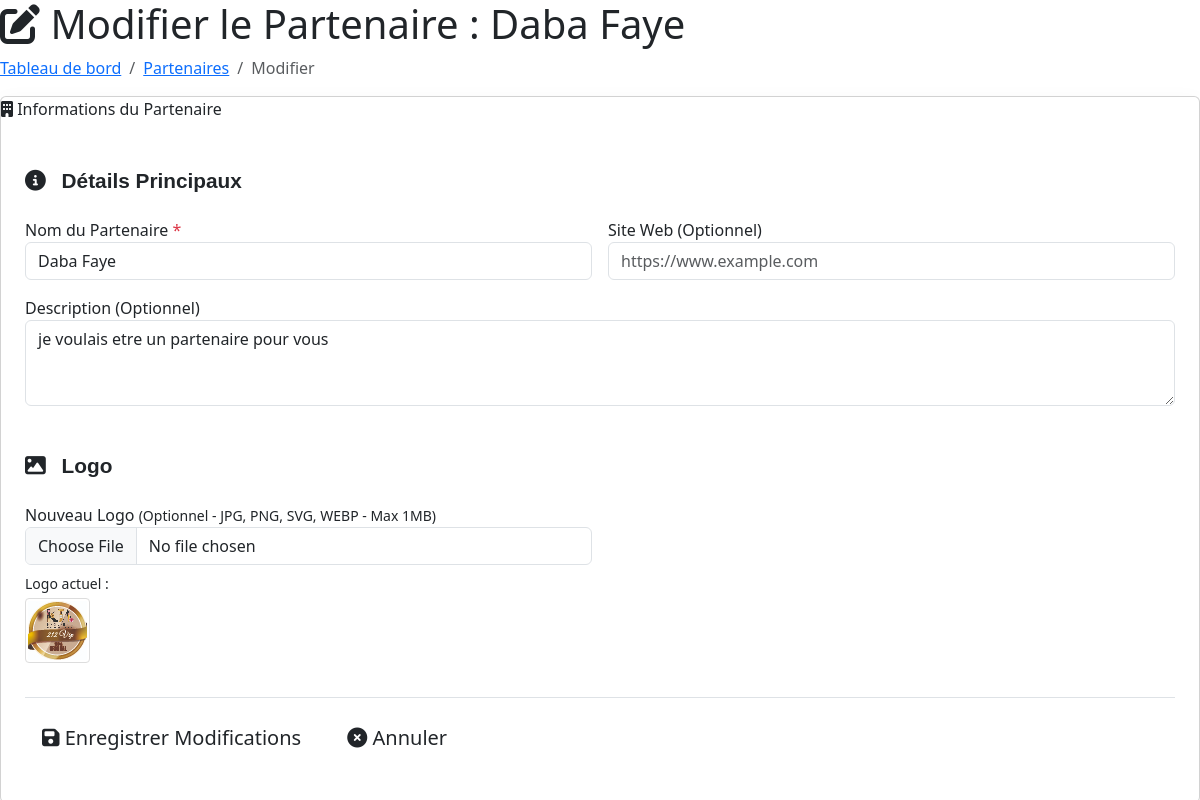
Screenshot of /admin/modifier_partenaire.php?id=1 with the database file from the repository.
### tables this page shows
CREATE TABLE IF NOT EXISTS `partenaires` (
  `id` int NOT NULL AUTO_INCREMENT,
  `nom_partenaire` varchar(100) DEFAULT NULL,
  `logo` varchar(255) DEFAULT NULL,
  `site_web` varchar(150) DEFAULT NULL,
  `description` text,
  PRIMARY KEY (`id`)
);

### admin/modifier_partenaire.php (the view, shortened to what this page needs)
<?php
$pdo = getPDO();
$partenaire_id_get = filter_input(INPUT_GET, 'id', FILTER_VALIDATE_INT);
try {
    $stmt = $pdo->prepare("SELECT * FROM partenaires WHERE id = :id");
    $stmt->execute([':id' => $partenaire_id_get]);
    $partenaire = $stmt->fetch(PDO::FETCH_ASSOC);
} catch (PDOException $e) {
    set_flash_message("Erreur: " . $e->getMessage(), "danger");
    redirect('partenaires.php');
}
$nom_partenaire = $partenaire['nom_partenaire'];
$site_web = $partenaire['site_web'];
$description = $partenaire['description'];
$current_logo = $partenaire['logo'];
$errors = [];
?>
<link href="https://cdn.jsdelivr.net/npm/bootstrap@5.3.0/dist/css/bootstrap.min.css" rel="stylesheet">
<link href="https://cdnjs.cloudflare.com/ajax/libs/font-awesome/6.5.0/css/all.min.css" rel="stylesheet">
<div class="page-title-container">
    <h1><i class="fas fa-edit"></i> Modifier le Partenaire : <?= htmlspecialchars($partenaire['nom_partenaire']) ?></h1>
    <nav aria-label="breadcrumb">
        <ol class="breadcrumb">
            <li class="breadcrumb-item"><a href="<?= BASE_URL ?>admin/index.php">Tableau de bord</a></li>
            <li class="breadcrumb-item"><a href="<?= BASE_URL ?>admin/partenaires.php">Partenaires</a></li>
            <li class="breadcrumb-item active" aria-current="page">Modifier</li>
        </ol>
    </nav>
</div>
<div class="card card-admin card-form-partner">
    <div class="card-admin-header">
        <i class="fas fa-building"></i> Informations du Partenaire
    </div>
    <div class="card-body p-4">
        <form method="POST" action="modifier_partenaire.php?id=<?= (int)$partenaire_id_get ?>" enctype="multipart/form-data">
            <h5 class="form-section-title"><i class="fas fa-info-circle"></i> Détails Principaux</h5>
            <div class="row g-3 mb-4">
                <div class="col-md-6">
                    <label for="nom_partenaire" class="form-label-admin">Nom du Partenaire <span class="text-danger">*</span></label>
                    <input type="text" class="form-control form-control-admin <?= isset($errors['nom_partenaire']) ? 'is-invalid' : '' ?>" id="nom_partenaire" name="nom_partenaire" value="<?= htmlspecialchars($nom_partenaire) ?>" required>
                </div>
                <div class="col-md-6">
                    <label for="site_web" class="form-label-admin">Site Web (Optionnel)</label>
                    <input type="url" class="form-control form-control-admin <?= isset($errors['site_web']) ? 'is-invalid' : '' ?>" id="site_web" name="site_web" value="<?= htmlspecialchars((string) ($site_web ?? '')) ?>" placeholder="https://www.example.com">
                </div>
                 <div class="col-12">
                    <label for="description" class="form-label-admin">Description (Optionnel)</label>
                    <textarea class="form-control form-control-admin <?= isset($errors['description']) ? 'is-invalid' : '' ?>" id="description" name="description" rows="3"><?= htmlspecialchars($description) ?></textarea>
                </div>
            </div>
            <h5 class="form-section-title"><i class="fas fa-image"></i> Logo</h5>
            <div class="row g-3 mb-4">
                <div class="col-md-6">
                    <label for="logo" class="form-label-admin">Nouveau Logo <small>(Optionnel - JPG, PNG, SVG, WEBP - Max 1MB)</small></label>
                    <input class="form-control form-control-admin <?= isset($errors['logo']) ? 'is-invalid' : '' ?>" type="file" id="logo" name="logo" accept=".jpg,.jpeg,.png,.svg,.webp" onchange="previewLogo(this, 'logo_preview_container')">
                    <?php if ($current_logo): ?>
                        <div class="mt-2 current-logo-display">
                            <small>Logo actuel :</small><br>
                            <img src="<?= BASE_URL ?>assets/images/logos/<?= htmlspecialchars($current_logo) ?>" alt="Logo actuel" class="mt-1"
                                 onerror="this.style.display='none'; this.parentElement.innerHTML+='<small>Image non trouvée.</small>';">
                        </div>
                    <?php endif; ?>
                </div>
            </div>
            <div class="mt-4 pt-3 border-top">
                <button type="submit" class="btn btn-submit-partner btn-lg me-2"><i class="fas fa-save"></i> Enregistrer Modifications</button>
                <a href="partenaires.php" class="btn btn-cancel-benef btn-lg"><i class="fas fa-times-circle"></i> Annuler</a>
            </div>
        </form>
    </div>
</div>

### admin/modifier_partenaire.php (style rules this page uses)
.form-section-title { font-family: 'Poppins', sans-serif; font-size: 1.3rem; font-weight: 600; color: var(--partner-text-primary); margin-top: 1.5rem; margin-bottom: 1rem; padding-bottom: 0.5rem; border-bottom: 2px solid var(--partner-accent-color); display: inline-block; }
.form-section-title i { margin-right: 10px; color: var(--partner-accent-color); }
.card-form-partner { background: #fff; border: 1px solid #e9ecef; border-radius: 12px; box-shadow: 0 8px 25px rgba(0,0,0,0.05); }
.card-form-partner .card-admin-header { color: var(--partner-text-primary); border-bottom-color: #e9ecef; }
.btn-submit-partner { background: linear-gradient(45deg, var(--partner-accent-color), #388E3C); border: none; color: white; font-weight:600; }
.current-logo-display img { max-width:120px; max-height:80px; border:1px solid #ddd; border-radius:4px; padding:2px; }

### rows the page displays
partenaires: nom_partenaire "Daba Faye", description "je voulais etre un partenaire pour vous", logo (picture)
